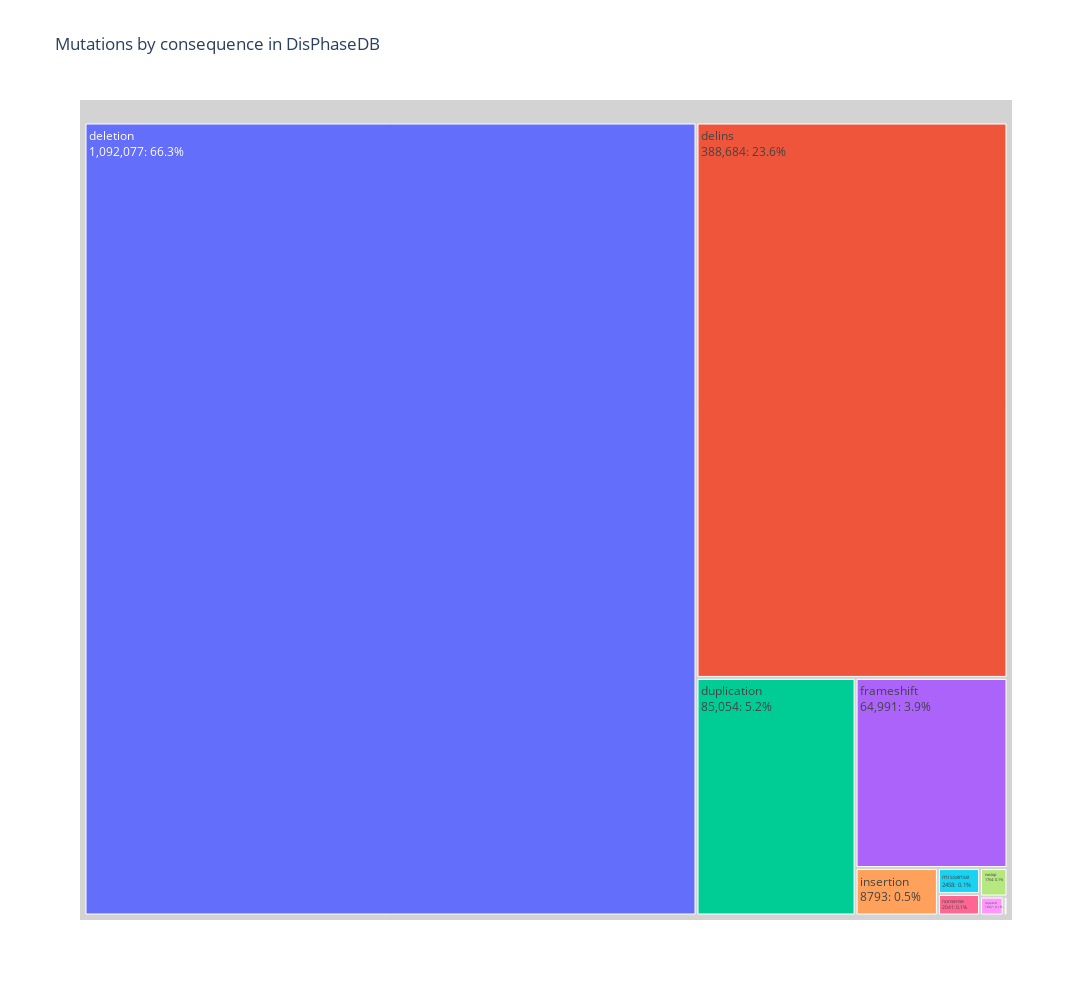

Source (notebook cell):
### Code cell
# fig.data[0].texttemplate = "%{label}<br>%{value}<br>Count:%{customdata[0]}<br>Percent of total:%{customdata[1]:.2f}%"
fig.data[0].texttemplate = "%{label}<br>%{value}: %{customdata:.1f}%<br>"
fig.show()

### Figure 1 — Plotly figure (JSON) as saved in the notebook; plotly's stock layout.template omitted (floating-point values rounded to 4 significant figures)
{"data": [{"branchvalues": "total", "customdata": [66.31, 23.6, 5.164, 3.946, 0.5339, 0.1492, 0.1239, 0.1071, 0.06114, 0.009897], "domain": {"x": [0, 1], "y": [0, 1]}, "hovertemplate": "labels=%{label}<br>value=%{value}<br>parent=%{parent}<br>id=%{id}<extra></extra>", "ids": ["deletion", "delins", "duplication", "frameshift", "insertion", "missense", "nonsense", "nostop", "repeted", "synonym"], "labels": ["deletion", "delins", "duplication", "frameshift", "insertion", "missense", "nonsense", "nostop", "repeted", "synonym"], "name": "", "parents": ["", "", "", "", "", "", "", "", "", ""], "root": {"color": "lightgrey"}, "texttemplate": "%{label}<br>%{value}: %{customdata:.1f}%<br>", "type": "treemap", "values": [1092077, 388684, 85054, 64991, 8793, 2458, 2041, 1764, 1007, 163]}], "layout": {"height": 1000, "legend": {"tracegroupgap": 0}, "title": {"text": "Mutations by consequence in DisPhaseDB"}, "width": 1500}}
